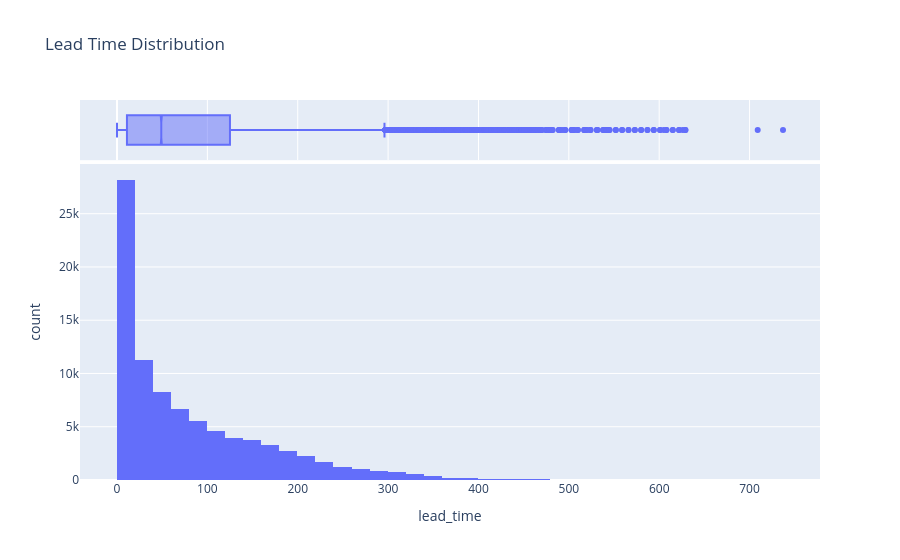

Notebook code cell kept with this figure:
### Code cell
# Univariate analysis - Lead Time Distribution
fig = px.histogram(df, x='lead_time', nbins=50, marginal="box", title="Lead Time Distribution")
fig.show()

### Figure 1 — Plotly figure (JSON) as saved in the notebook; plotly's stock layout.template omitted (floating-point values rounded to 4 significant figures; data arrays with more than 128 entries replaced by an {"elided": "..."} marker saying what was removed)
{"data": [{"bingroup": "x", "hovertemplate": "lead_time=%{x}<br>count=%{y}<extra></extra>", "legendgroup": "", "marker": {"color": "#636efa", "pattern": {"shape": ""}}, "name": "", "nbinsx": 50, "orientation": "v", "showlegend": false, "type": "histogram", "x": {"elided": "87396 int values"}, "xaxis": "x", "yaxis": "y"}, {"hovertemplate": "lead_time=%{x}<extra></extra>", "legendgroup": "", "marker": {"color": "#636efa"}, "name": "", "notched": true, "showlegend": false, "type": "box", "x": {"elided": "87396 int values"}, "xaxis": "x2", "yaxis": "y2"}], "layout": {"barmode": "relative", "legend": {"tracegroupgap": 0}, "title": {"text": "Lead Time Distribution"}, "xaxis": {"anchor": "y", "domain": [0, 1], "title": {"text": "lead_time"}}, "xaxis2": {"anchor": "y2", "domain": [0, 1], "matches": "x", "showgrid": true, "showticklabels": false}, "yaxis": {"anchor": "x", "domain": [0, 0.8316], "title": {"text": "count"}}, "yaxis2": {"anchor": "x2", "domain": [0.8416, 1], "matches": "y2", "showgrid": false, "showline": false, "showticklabels": false, "ticks": ""}}}
